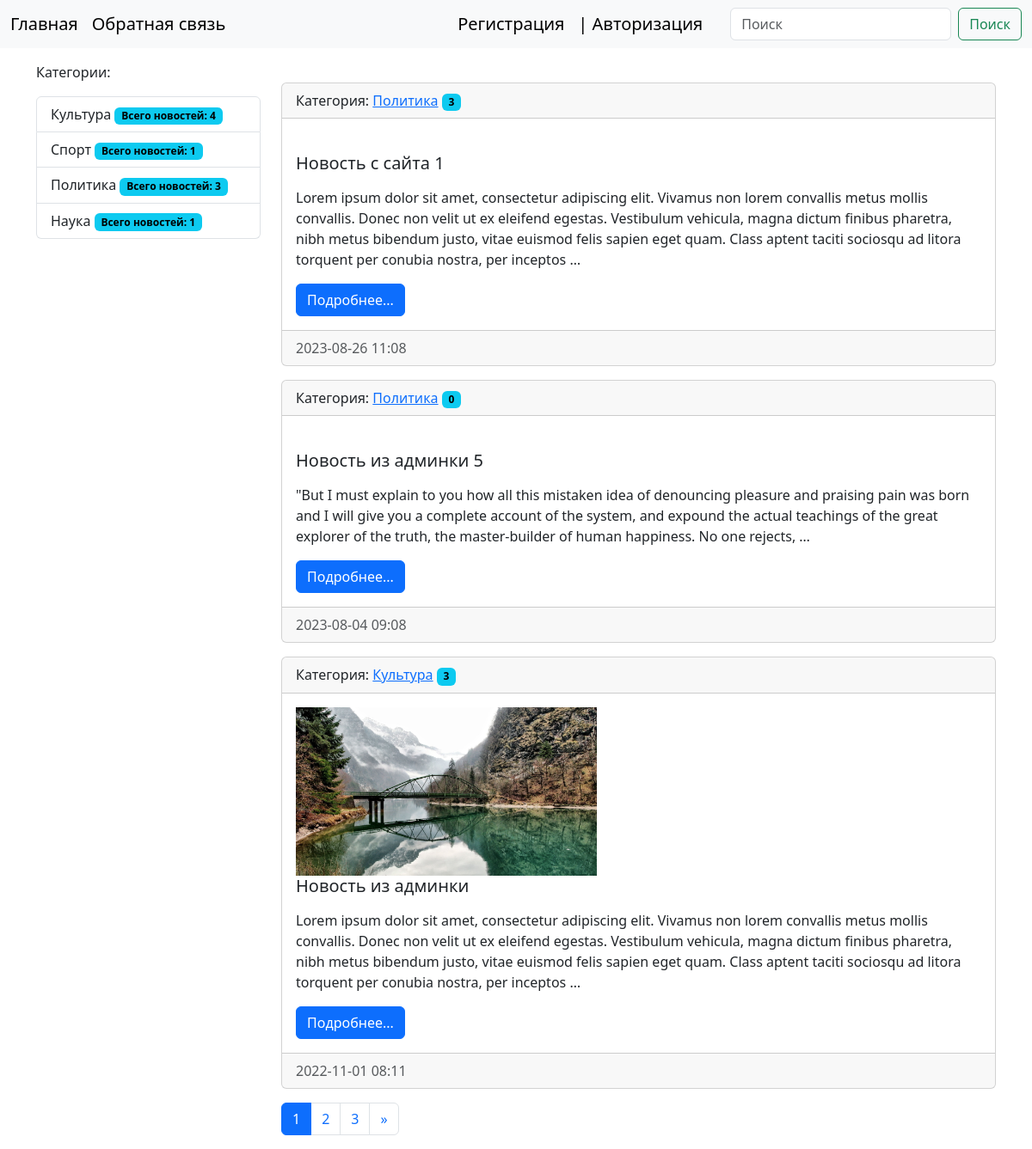
The page / on the database its author committed.
### news/models.py (models this page shows, shortened)
class Category(models.Model):
    title = models.CharField(max_length=150, db_index=True, verbose_name='Наименование категории')
    def get_absolute_url(self):
        return reverse_lazy('category', kwargs={"category_id": self.pk})
    def __str__(self):
        return self.title
    class Meta:
        verbose_name = 'Категория'
        verbose_name_plural = 'Категории'
        ordering = ['title']

class News(models.Model):
    title = models.CharField(max_length=150, verbose_name='Наименование')
    content = models.TextField(blank=True, verbose_name='Содержание')
    created_at = models.DateTimeField(auto_now_add=True, verbose_name='Дата публикации')
    updated_at = models.DateTimeField(auto_now=True, verbose_name='Обновлено')
    photo = models.ImageField(upload_to='photos/%Y/%m/%d/', verbose_name='Фото', blank=True)
    is_published = models.BooleanField(default=True, verbose_name='Опубликовано')
    category = models.ForeignKey('Category', on_delete=models.PROTECT, null=True, verbose_name='Категория')
    views = models.IntegerField(default=0, verbose_name="Кол-во просмотров")
    def get_absolute_url(self):
        return reverse_lazy('view_news', kwargs={"news_id": self.pk})
    class Meta:
        verbose_name = 'Новость'
        verbose_name_plural = 'Новости'
        ordering = ['-created_at']

### news/views.py (the view)
# urls.py: path('', cache_page(60)(HomeNews.as_view()), name="home"),
class HomeNews(ListView):
    model = News
    template_name = 'news/index.html'
    context_object_name = 'news'
    paginate_by = 3
    def get_context_data(self, *, object_list=None, **kwargs):
        context = super(HomeNews, self).get_context_data(**kwargs)
        context['title'] = "Главная страница"
        return context
    def get_queryset(self):
        return News.objects.filter(is_published=True).select_related('category')

### news/templatetags/news_tags.py (called while the page is built)
@register.inclusion_tag('news/list_categories.html')
def show_categories():
    categories = Category.objects.annotate(cnt=Count('news', filter=F('news__is_published'))).filter(cnt__gt=0)
    return {"categories": categories}

### news/templates/news/index.html (shortened to what this page needs)
{% extends 'base.html' %}
{% block sidebar %}
{% include 'include/_sidebar.html'%}
{% endblock %}
{% block content %}
{% for item in news %}
<div class="card mb-3">
    <div class="card-header">
        Категория: <a href="{{ item.category.get_absolute_url }}"> {{ item.category }}</a> <span class="badge text-bg-info">{{ item.views }}</span>
    </div>
    <div class="card-body">
        <div class="media">
            {% if item.photo %}
            <img src="{{ item.photo.url }}" alt="" width=350 class="mr-3">
            {% else %}
            <img src="https://ipsum.photos/get" width=350 alt="" class="mr-3">
            {% endif %}
            <div class="media-body">
                <h5 class="card-title">{{ item.title }}</h5>
                <p class="card-text">{{ item.content|safe|linebreaks|truncatewords:50 }}</p>
                <a href="{{ item.get_absolute_url }}" class="btn btn-primary">Подробнее...</a>
            </div>
        </div>
    </div>
    <div class="card-footer text-muted">
        {{ item.created_at|date:"Y-m-d H:m" }}
    </div>
</div>
{% endfor %}
{% endblock %}

### news/templates/news/list_categories.html
<div class="list-group">
    {% for item in categories %}
    <a href="{{ item.get_absolute_url }}" class="list-group-item list-group-item-action">{{ item.title }}
    <span class="badge text-bg-info">Всего новостей: {{ item.cnt }}</span></a>
    {% endfor %}
</div>

### site1/static/css/style.css (style rules this page uses)
body { background-color: white; }

### rows shown on the page
Category: title "Культура", cnt "4"
Category: title "Спорт", cnt "1"
Category: title "Политика", cnt "3"
Category: title "Наука", cnt "1"
News: category "Политика", views "3", title "Новость с сайта 1", content "Lorem ipsum dolor sit amet, consectetur adipiscing elit. Vivamus non lorem convallis metus mollis convallis. Donec non velit ut ex eleifend egestas. Vestibulum vehicula, magna dictum finibus pharetra, nibh metus bibendum justo, vitae euismod felis sapien eget quam. Class aptent taciti sociosqu ad litora torquent per conubia nostra, per inceptos …", created_at "2023-08-26 11:08"
News: category "Политика", views "0", title "Новость из админки 5", content "\"But I must explain to you how all this mistaken idea of denouncing pleasure and praising pain was born and I will give you a complete account of the system, and expound the actual teachings of the great explorer of the truth, the master-builder of human happiness. No one rejects, …", created_at "2023-08-04 09:08"
News: category "Культура", views "3", photo (picture), title "Новость из админки", content "Lorem ipsum dolor sit amet, consectetur adipiscing elit. Vivamus non lorem convallis metus mollis convallis. Donec non velit ut ex eleifend egestas. Vestibulum vehicula, magna dictum finibus pharetra, nibh metus bibendum justo, vitae euismod felis sapien eget quam. Class aptent taciti sociosqu ad litora torquent per conubia nostra, per inceptos …", created_at "2022-11-01 08:11"

### other values the page prints
{{ p }} "1"
{{ p }} "2" "3"
